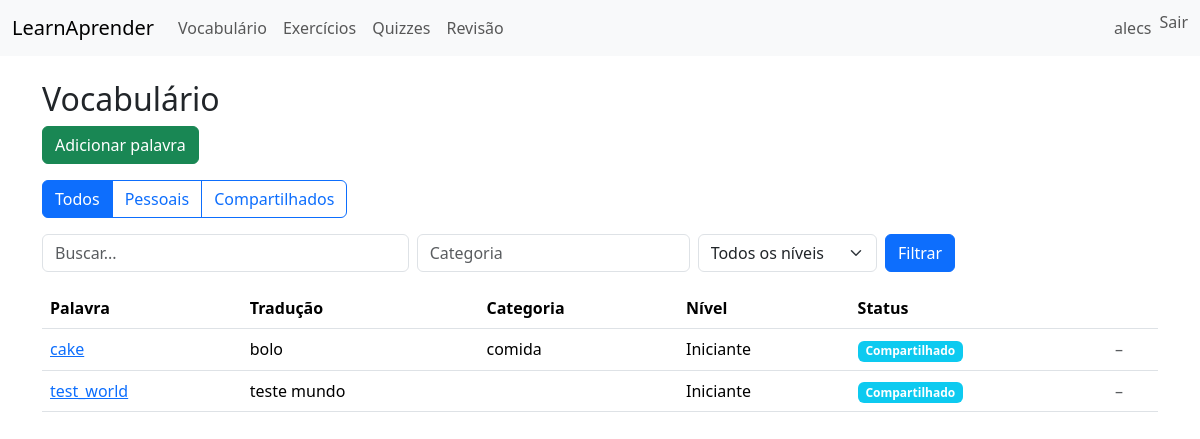
The page /vocab/ (signed in) on the database its author committed.
### vocab/models.py (models this page shows, shortened)
class Vocabulary(models.Model):
    LEVEL_CHOICES = [
        ('beginner', 'Iniciante'),
        ('intermediate', 'Intermediário'),
    ]
    word = models.CharField(max_length=200)
    translation = models.CharField(max_length=400)
    example = models.TextField(blank=True)
    category = models.CharField(max_length=100, blank=True)
    level = models.CharField(max_length=20, choices=LEVEL_CHOICES, default='beginner')
    tags = models.CharField(max_length=200, blank=True, help_text='Use vírgulas para separar')
    created_by = models.ForeignKey(User, on_delete=models.SET_NULL, null=True, blank=True)
    is_shared = models.BooleanField(default=False, help_text='Se marcado, vocabulário é disponível para todos os usuários')
    created_at = models.DateTimeField(auto_now_add=True)
    class Meta:
        constraints = [
            models.UniqueConstraint(
                fields=['word', 'created_by'],
                condition=models.Q(is_shared=False),
                name='unique_personal_vocab_per_user'
            ),
        ]

### vocab/views.py (the view)
# urls.py: path('', views.VocabListView.as_view(), name='list'),
class VocabListView(ListView):
    model = Vocabulary
    template_name = 'vocab/list.html'
    paginate_by = 20
    def get_queryset(self):
        from django.db.models import Q
        qs = Vocabulary.objects.filter(
            Q(created_by=self.request.user) | Q(is_shared=True)
        )
        vocab_type = self.request.GET.get('vocab_type')
        if vocab_type == 'shared':
            qs = qs.filter(is_shared=True)
        elif vocab_type == 'personal':
            qs = qs.filter(created_by=self.request.user, is_shared=False)
        q = self.request.GET.get('q')
        level = self.request.GET.get('level')
        category = self.request.GET.get('category')
        if q:
            qs = qs.filter(word__icontains=q) | qs.filter(translation__icontains=q)
        if level:
            qs = qs.filter(level=level)
        if category:
            qs = qs.filter(category__icontains=category)
        return qs.order_by('word')
    def get_context_data(self, **kwargs):
        context = super().get_context_data(**kwargs)
        context['vocab_type'] = self.request.GET.get('vocab_type', 'all')
        return context

### templates/vocab/list.html (shortened to what this page needs)
{% extends 'base.html' %}
{% block content %}
  <h2>Vocabulário</h2>
  <div class="mb-3">
    <a class="btn btn-success" href="{% url 'vocab:add' %}">Adicionar palavra</a>
  </div>
  <div class="btn-group mb-3" role="group">
    <a class="btn {% if vocab_type == 'all' %}btn-primary{% else %}btn-outline-primary{% endif %}"
       href="{% url 'vocab:list' %}?vocab_type=all">Todos</a>
    <a class="btn {% if vocab_type == 'personal' %}btn-primary{% else %}btn-outline-primary{% endif %}"
       href="{% url 'vocab:list' %}?vocab_type=personal">Pessoais</a>
    <a class="btn {% if vocab_type == 'shared' %}btn-primary{% else %}btn-outline-primary{% endif %}"
       href="{% url 'vocab:list' %}?vocab_type=shared">Compartilhados</a>
  </div>
  <form method="get" class="row g-2 mb-3">
    <div class="col-md-4"><input class="form-control" name="q" placeholder="Buscar..." value="{{ request.GET.q }}"></div>
    <div class="col-md-3"><input class="form-control" name="category" placeholder="Categoria" value="{{ request.GET.category }}"></div>
    <div class="col-md-2">
      <select name="level" class="form-select">
        <option value="">Todos os níveis</option>
      </select>
    </div>
    <div class="col-md-1"><button class="btn btn-primary">Filtrar</button></div>
  </form>
  <table class="table">
    <thead><tr><th>Palavra</th><th>Tradução</th><th>Categoria</th><th>Nível</th><th>Status</th><th></th></tr></thead>
    <tbody>
      {% for item in object_list %}
        <tr>
          <td><a href="{% url 'vocab:detail' item.pk %}">{{ item.word }}</a></td>
          <td>{{ item.translation }}</td>
          <td>{{ item.category }}</td>
          <td>{{ item.get_level_display }}</td>
          <td>
            {% if item.is_shared %}
              <span class="badge bg-info">Compartilhado</span>
            {% else %}
              <span class="badge bg-secondary">Pessoal</span>
            {% endif %}
          </td>
          <td>
            {% if item.created_by == user or user.is_staff %}
              <a class="btn btn-sm btn-outline-secondary" href="{% url 'vocab:edit' item.pk %}">Editar</a>
            {% else %}
              <span class="text-muted">–</span>
            {% endif %}
          </td>
        </tr>
      {% empty %}
        <tr><td colspan="6">Nenhuma palavra encontrada.</td></tr>
      {% endfor %}
    </tbody>
  </table>
{% endblock %}

### templates/base.html (shortened to what this page needs)
<!doctype html>
<html lang="en">
  <head>
    <link href="https://cdn.jsdelivr.net/npm/bootstrap@5.3.2/dist/css/bootstrap.min.css" rel="stylesheet">
  </head>
  <body>
    <nav class="navbar navbar-expand-lg navbar-light bg-light">
      <div class="container-fluid">
        <a class="navbar-brand" href="/">LearnAprender</a>
        <div class="collapse navbar-collapse">
          <ul class="navbar-nav me-auto mb-2 mb-lg-0">
            <li class="nav-item"><a class="nav-link" href="/vocab/">Vocabulário</a></li>
            <li class="nav-item"><a class="nav-link" href="/exercises/">Exercícios</a></li>
            <li class="nav-item"><a class="nav-link" href="/quizzes/">Quizzes</a></li>
            <li class="nav-item"><a class="nav-link" href="/reviews/">Revisão</a></li>
          </ul>
          <ul class="navbar-nav">
            {% if user.is_authenticated %}
              <li class="nav-item"><a class="nav-link" href="{% url 'profile' %}">{{ user.username }}</a></li>
              <li class="nav-item">
                <form method="post" action="{% url 'logout' %}">{% csrf_token %}
                  <button type="submit" class="btn btn-link nav-link" style="display:inline;padding:0;border:none;background:none">Sair</button>
                </form>
              </li>
            {% else %}
              <li class="nav-item"><a class="nav-link" href="{% url 'login' %}">Entrar</a></li>
              <li class="nav-item"><a class="nav-link" href="{% url 'register' %}">Registrar</a></li>
            {% endif %}
          </ul>
        </div>
      </div>
    </nav>
    <div class="container mt-4">
      {% block content %}{% endblock %}
    </div>
  </body>
</html>

### rows shown on the page
Vocabulary: word "cake", translation "bolo", category "comida", level "Iniciante", is_shared "Compartilhado"
Vocabulary: word "test_world", translation "teste mundo", level "Iniciante", is_shared "Compartilhado"

### other values the page prints
{{ user.username }} "alecs"
